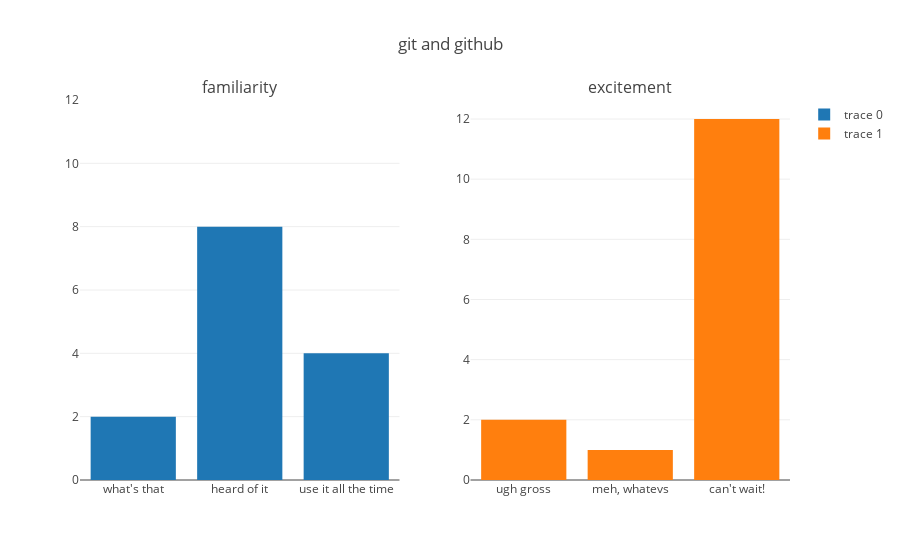

Notebook code for this chart:
### Code cell
plotly.offline.iplot(fig)

### Figure 1 — Plotly figure (JSON) as saved in the notebook; plotly's stock layout.template omitted (floating-point values rounded to 4 significant figures)
{"data": [{"type": "bar", "uid": "cbbd0354-c295-11e8-87c8-4a0004b26690", "x": ["what's that", "heard of it", "use it all the time"], "xaxis": "x", "y": [2, 8, 4], "yaxis": "y"}, {"type": "bar", "uid": "cbbe7400-c295-11e8-80f8-4a0004b26690", "x": ["ugh gross", "meh, whatevs", "can't wait!"], "xaxis": "x2", "y": [2, 1, 12], "yaxis": "y2"}], "layout": {"annotations": [{"font": {"size": 16}, "showarrow": false, "text": "familiarity", "x": 0.225, "xanchor": "center", "xref": "paper", "y": 1, "yanchor": "bottom", "yref": "paper"}, {"font": {"size": 16}, "showarrow": false, "text": "excitement", "x": 0.775, "xanchor": "center", "xref": "paper", "y": 1, "yanchor": "bottom", "yref": "paper"}], "title": "git and github", "xaxis": {"anchor": "y", "domain": [0, 0.45]}, "xaxis2": {"anchor": "y2", "domain": [0.55, 1]}, "yaxis": {"anchor": "x", "domain": [0, 1], "range": [0, 12]}, "yaxis2": {"anchor": "x2", "domain": [0, 1]}}}
